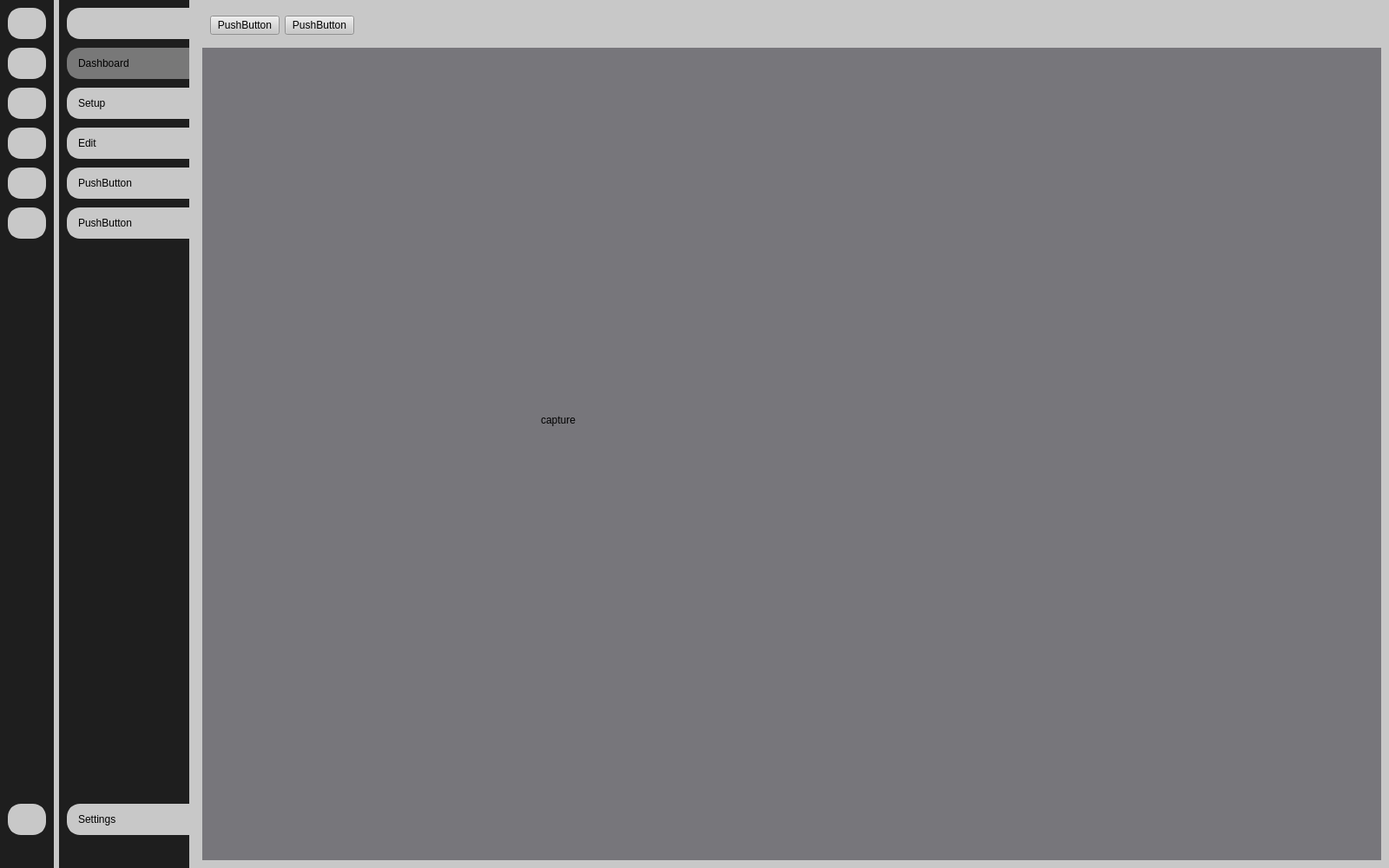
<?xml version="1.0" encoding="UTF-8"?>
<ui version="4.0">
 <class>MainWindow</class>
 <widget class="QMainWindow" name="MainWindow">
  <property name="geometry">
   <rect>
    <x>0</x>
    <y>0</y>
    <width>1600</width>
    <height>1000</height>
   </rect>
  </property>
  <property name="minimumSize">
   <size>
    <width>1600</width>
    <height>1000</height>
   </size>
  </property>
  <property name="windowTitle">
   <string>MainWindow</string>
  </property>
  <property name="styleSheet">
   <string notr="true">background-color: rgb(200, 200, 200);
</string>
  </property>
  <widget class="QWidget" name="centralwidget">
   <property name="styleSheet">
    <string notr="true"/>
   </property>
   <layout class="QGridLayout" name="gridLayout">
    <property name="leftMargin">
     <number>0</number>
    </property>
    <property name="topMargin">
     <number>0</number>
    </property>
    <property name="rightMargin">
     <number>0</number>
    </property>
    <property name="bottomMargin">
     <number>0</number>
    </property>
    <item row="0" column="0">
     <widget class="QWidget" name="sidebar_small" native="true">
      <property name="styleSheet">
       <string notr="true">QWidget{
	background-color: rgb(30, 30, 30);
}
QPushButton{
background-color: rgb(200, 200, 200);
color:white;
text-align:center;
height:30px;
border: 3px solid rgb(200, 200, 200);   
border-radius:15px;
padding-left:3px;
padding-right:3px;

}

QPushButton:hover {
    background: rgb(100, 100, 100);  /* původní barva &lt;span&gt; */
    border: 3px solid rgb(70,70, 70);
      /* aby se po přidání borderu nezvětšilo tlačítko */
}

/* Aktivní stav (klik) – mírně zesvětlíme okraj */
QPushButton:pressed {
    background-color:  rgb(120, 120, 120); 
    border: 3px solid  rgb(120, 120, 120); 

}

QPushButton:checked {
    background-color:  rgb(120, 120, 120); 
    border: 3px solid  rgb(120, 120, 120); 

}</string>
      </property>
      <layout class="QVBoxLayout" name="verticalLayout_3">
       <property name="spacing">
        <number>15</number>
       </property>
       <property name="leftMargin">
        <number>9</number>
       </property>
       <property name="topMargin">
        <number>9</number>
       </property>
       <property name="rightMargin">
        <number>9</number>
       </property>
       <property name="bottomMargin">
        <number>9</number>
       </property>
       <item>
        <layout class="QVBoxLayout" name="verticalLayout">
         <property name="spacing">
          <number>10</number>
         </property>
         <item>
          <widget class="QPushButton" name="pb_menu_small">
           <property name="styleSheet">
            <string notr="true">QPushButton{
background-color: rgb(200, 200, 200);
color:white;
text-align:center;
height:30px;
border: 3px solid rgb(200, 200, 200);   
border-radius:15px;

}

QPushButton:hover {
    background: rgb(100, 100, 100);  /* původní barva &lt;span&gt; */
    border: 3px solid rgb(70,70, 70);
      /* aby se po přidání borderu nezvětšilo tlačítko */
}

/* Aktivní stav (klik) – mírně zesvětlíme okraj */
QPushButton:pressed {
    background-color:  rgb(70, 70, 70); 
    border: 3px solid  rgb(70, 70, 70); 

}

QPushButton:checked {
    background-color:  rgb(200, 200, 200); 
    border: 3px solid  rgb(200, 200, 200); 

}</string>
           </property>
           <property name="text">
            <string/>
           </property>
           <property name="icon">
            <iconset resource="icons/icons.qrc">
             <normaloff>:/Icons/menu.png</normaloff>:/Icons/menu.png</iconset>
           </property>
           <property name="iconSize">
            <size>
             <width>25</width>
             <height>25</height>
            </size>
           </property>
           <property name="checkable">
            <bool>true</bool>
           </property>
          </widget>
         </item>
         <item>
          <widget class="QPushButton" name="pb_dashboard_small">
           <property name="text">
            <string/>
           </property>
           <property name="icon">
            <iconset resource="icons/icons.qrc">
             <normaloff>:/Icons/globe.png</normaloff>:/Icons/globe.png</iconset>
           </property>
           <property name="iconSize">
            <size>
             <width>25</width>
             <height>25</height>
            </size>
           </property>
           <property name="checkable">
            <bool>true</bool>
           </property>
           <property name="autoExclusive">
            <bool>true</bool>
           </property>
          </widget>
         </item>
         <item>
          <widget class="QPushButton" name="pb_setup_small">
           <property name="text">
            <string/>
           </property>
           <property name="icon">
            <iconset resource="icons/icons.qrc">
             <normaloff>:/Icons/circle-nodes.png</normaloff>:/Icons/circle-nodes.png</iconset>
           </property>
           <property name="iconSize">
            <size>
             <width>25</width>
             <height>25</height>
            </size>
           </property>
           <property name="checkable">
            <bool>true</bool>
           </property>
           <property name="autoExclusive">
            <bool>true</bool>
           </property>
          </widget>
         </item>
         <item>
          <widget class="QPushButton" name="pb_edit_small">
           <property name="text">
            <string/>
           </property>
           <property name="icon">
            <iconset resource="icons/icons.qrc">
             <normaloff>:/Icons/edit (1).png</normaloff>:/Icons/edit (1).png</iconset>
           </property>
           <property name="iconSize">
            <size>
             <width>25</width>
             <height>25</height>
            </size>
           </property>
           <property name="checkable">
            <bool>true</bool>
           </property>
           <property name="autoExclusive">
            <bool>true</bool>
           </property>
          </widget>
         </item>
         <item>
          <widget class="QPushButton" name="pb_capture_small">
           <property name="text">
            <string/>
           </property>
           <property name="icon">
            <iconset resource="icons/icons.qrc">
             <normaloff>:/Icons/camera.png</normaloff>:/Icons/camera.png</iconset>
           </property>
           <property name="iconSize">
            <size>
             <width>25</width>
             <height>25</height>
            </size>
           </property>
           <property name="checkable">
            <bool>true</bool>
           </property>
           <property name="autoExclusive">
            <bool>true</bool>
           </property>
          </widget>
         </item>
         <item>
          <widget class="QPushButton" name="pb_unknown1_small">
           <property name="text">
            <string/>
           </property>
           <property name="iconSize">
            <size>
             <width>25</width>
             <height>25</height>
            </size>
           </property>
           <property name="checkable">
            <bool>true</bool>
           </property>
           <property name="autoExclusive">
            <bool>true</bool>
           </property>
          </widget>
         </item>
        </layout>
       </item>
       <item>
        <spacer name="sidebar_spacer_expanded_2">
         <property name="orientation">
          <enum>Qt::Orientation::Vertical</enum>
         </property>
         <property name="sizeHint" stdset="0">
          <size>
           <width>20</width>
           <height>465</height>
          </size>
         </property>
        </spacer>
       </item>
       <item>
        <widget class="QPushButton" name="pb_settings_small">
         <property name="text">
          <string/>
         </property>
         <property name="icon">
          <iconset resource="icons/icons.qrc">
           <normaloff>:/Icons/settings.png</normaloff>:/Icons/settings.png</iconset>
         </property>
         <property name="iconSize">
          <size>
           <width>25</width>
           <height>25</height>
          </size>
         </property>
         <property name="checkable">
          <bool>true</bool>
         </property>
         <property name="autoExclusive">
          <bool>true</bool>
         </property>
        </widget>
       </item>
       <item>
        <widget class="QLabel" name="label_8">
         <property name="text">
          <string/>
         </property>
         <property name="pixmap">
          <pixmap resource="icons/icons.qrc">:/Icons/vutlogo.png</pixmap>
         </property>
        </widget>
       </item>
      </layout>
     </widget>
    </item>
    <item row="0" column="1">
     <widget class="QWidget" name="sidebar_expanded" native="true">
      <property name="minimumSize">
       <size>
        <width>150</width>
        <height>0</height>
       </size>
      </property>
      <property name="styleSheet">
       <string notr="true">QWidget{
	background-color: rgb(30, 30, 30);
}
QPushButton{
background-color: rgb(200, 200, 200);
color:black;
text-align:left;
height:30px;
border: 3px solid rgb(200, 200, 200);   
padding-left:10px;
border-top-left-radius:15px;
border-bottom-left-radius:15px;
}

QPushButton:hover {
    background: rgb(100, 100, 100);  /* původní barva &lt;span&gt; */
    border: 3px solid rgb(70,70, 70);
      /* aby se po přidání borderu nezvětšilo tlačítko */
}

/* Aktivní stav (klik) – mírně zesvětlíme okraj */
QPushButton:pressed {
    background-color:  rgb(120, 120, 120); 
    border: 3px solid  rgb(120, 120, 120); 

}

QPushButton:checked {
    background-color:  rgb(120, 120, 120); 
    border: 3px solid  rgb(120, 120, 120); 

}
</string>
      </property>
      <layout class="QVBoxLayout" name="verticalLayout_4">
       <property name="spacing">
        <number>15</number>
       </property>
       <property name="rightMargin">
        <number>0</number>
       </property>
       <item>
        <layout class="QVBoxLayout" name="verticalLayout_2">
         <property name="spacing">
          <number>10</number>
         </property>
         <item>
          <widget class="QPushButton" name="pb_menu_expanded">
           <property name="styleSheet">
            <string notr="true">QPushButton{
background-color: rgb(200, 200, 200);
color:white;
text-align:center;
height:30px;
border: 3px solid rgb(200, 200, 200);   
border-top-left-radius:15px;
border-bottom-left-radius:15px;

}

QPushButton:checked {
    background-color:  rgb(200, 200, 200); 
    border: 3px solid  rgb(200, 200, 200); 

}

QPushButton:hover {
    background: rgb(100, 100, 100);  /* původní barva &lt;span&gt; */
    border: 3px solid rgb(70,70, 70);
      /* aby se po přidání borderu nezvětšilo tlačítko */
}

/* Aktivní stav (klik) – mírně zesvětlíme okraj */
QPushButton:pressed {
    background-color:  rgb(70, 70, 70); 
    border: 3px solid  rgb(70, 70, 70); 

}
</string>
           </property>
           <property name="text">
            <string/>
           </property>
           <property name="icon">
            <iconset resource="icons/icons.qrc">
             <normaloff>:/Icons/menu.png</normaloff>:/Icons/menu.png</iconset>
           </property>
           <property name="iconSize">
            <size>
             <width>25</width>
             <height>25</height>
            </size>
           </property>
           <property name="checkable">
            <bool>true</bool>
           </property>
          </widget>
         </item>
         <item>
          <widget class="QPushButton" name="pb_dashboard_expanded">
           <property name="text">
            <string>Dashboard</string>
           </property>
           <property name="icon">
            <iconset resource="icons/icons.qrc">
             <normaloff>:/Icons/globe.png</normaloff>:/Icons/globe.png</iconset>
           </property>
           <property name="iconSize">
            <size>
             <width>25</width>
             <height>25</height>
            </size>
           </property>
           <property name="checkable">
            <bool>true</bool>
           </property>
           <property name="checked">
            <bool>true</bool>
           </property>
           <property name="autoExclusive">
            <bool>true</bool>
           </property>
          </widget>
         </item>
         <item>
          <widget class="QPushButton" name="pb_setup_expanded">
           <property name="text">
            <string>Setup</string>
           </property>
           <property name="icon">
            <iconset resource="icons/icons.qrc">
             <normaloff>:/Icons/circle-nodes.png</normaloff>:/Icons/circle-nodes.png</iconset>
           </property>
           <property name="iconSize">
            <size>
             <width>25</width>
             <height>25</height>
            </size>
           </property>
           <property name="checkable">
            <bool>true</bool>
           </property>
           <property name="autoExclusive">
            <bool>true</bool>
           </property>
          </widget>
         </item>
         <item>
          <widget class="QPushButton" name="pb_edit_expanded">
           <property name="text">
            <string>Edit</string>
           </property>
           <property name="icon">
            <iconset resource="icons/icons.qrc">
             <normaloff>:/Icons/edit (1).png</normaloff>:/Icons/edit (1).png</iconset>
           </property>
           <property name="iconSize">
            <size>
             <width>25</width>
             <height>25</height>
            </size>
           </property>
           <property name="checkable">
            <bool>true</bool>
           </property>
           <property name="autoExclusive">
            <bool>true</bool>
           </property>
          </widget>
         </item>
         <item>
          <widget class="QPushButton" name="pb_capture_expanded">
           <property name="text">
            <string>PushButton</string>
           </property>
           <property name="icon">
            <iconset resource="icons/icons.qrc">
             <normaloff>:/Icons/camera.png</normaloff>:/Icons/camera.png</iconset>
           </property>
           <property name="iconSize">
            <size>
             <width>25</width>
             <height>25</height>
            </size>
           </property>
           <property name="checkable">
            <bool>true</bool>
           </property>
           <property name="autoExclusive">
            <bool>true</bool>
           </property>
          </widget>
         </item>
         <item>
          <widget class="QPushButton" name="pb_unknown1_expanded">
           <property name="text">
            <string>PushButton</string>
           </property>
           <property name="iconSize">
            <size>
             <width>25</width>
             <height>25</height>
            </size>
           </property>
           <property name="checkable">
            <bool>true</bool>
           </property>
           <property name="autoExclusive">
            <bool>true</bool>
           </property>
          </widget>
         </item>
        </layout>
       </item>
       <item>
        <spacer name="sidebar_spacer_expanded">
         <property name="orientation">
          <enum>Qt::Orientation::Vertical</enum>
         </property>
         <property name="sizeHint" stdset="0">
          <size>
           <width>20</width>
           <height>465</height>
          </size>
         </property>
        </spacer>
       </item>
       <item>
        <widget class="QPushButton" name="pb_settings_expanded">
         <property name="text">
          <string>Settings</string>
         </property>
         <property name="icon">
          <iconset resource="icons/icons.qrc">
           <normaloff>:/Icons/settings.png</normaloff>:/Icons/settings.png</iconset>
         </property>
         <property name="iconSize">
          <size>
           <width>25</width>
           <height>25</height>
          </size>
         </property>
         <property name="checkable">
          <bool>true</bool>
         </property>
         <property name="autoExclusive">
          <bool>true</bool>
         </property>
        </widget>
       </item>
       <item>
        <widget class="QLabel" name="label_7">
         <property name="text">
          <string/>
         </property>
         <property name="pixmap">
          <pixmap resource="icons/icons.qrc">:/Icons/uailogofull.png</pixmap>
         </property>
        </widget>
       </item>
      </layout>
     </widget>
    </item>
    <item row="0" column="2">
     <widget class="QWidget" name="main_okno" native="true">
      <layout class="QVBoxLayout" name="verticalLayout_5">
       <item>
        <widget class="QWidget" name="top_bar" native="true">
         <layout class="QHBoxLayout" name="horizontalLayout">
          <item>
           <widget class="QPushButton" name="pushButton_13">
            <property name="text">
             <string>PushButton</string>
            </property>
            <property name="checkable">
             <bool>true</bool>
            </property>
           </widget>
          </item>
          <item>
           <widget class="QPushButton" name="pushButton_14">
            <property name="text">
             <string>PushButton</string>
            </property>
           </widget>
          </item>
          <item>
           <spacer name="horizontalSpacer">
            <property name="orientation">
             <enum>Qt::Orientation::Horizontal</enum>
            </property>
            <property name="sizeHint" stdset="0">
             <size>
              <width>40</width>
              <height>20</height>
             </size>
            </property>
           </spacer>
          </item>
         </layout>
        </widget>
       </item>
       <item>
        <widget class="QStackedWidget" name="stackedWidget">
         <property name="styleSheet">
          <string notr="true">background-color: rgb(119, 118, 123);</string>
         </property>
         <property name="currentIndex">
          <number>0</number>
         </property>
         <widget class="QWidget" name="capture">
          <widget class="QLabel" name="label_6">
           <property name="geometry">
            <rect>
             <x>390</x>
             <y>420</y>
             <width>67</width>
             <height>17</height>
            </rect>
           </property>
           <property name="text">
            <string>capture</string>
           </property>
          </widget>
         </widget>
         <widget class="QWidget" name="setup">
          <widget class="QLabel" name="label_3">
           <property name="geometry">
            <rect>
             <x>300</x>
             <y>450</y>
             <width>67</width>
             <height>17</height>
            </rect>
           </property>
           <property name="text">
            <string>setup</string>
           </property>
          </widget>
         </widget>
         <widget class="QWidget" name="dashboard">
          <widget class="QLabel" name="label_5">
           <property name="geometry">
            <rect>
             <x>270</x>
             <y>470</y>
             <width>67</width>
             <height>17</height>
            </rect>
           </property>
           <property name="text">
            <string>dashboards</string>
           </property>
          </widget>
         </widget>
         <widget class="QWidget" name="settings">
          <widget class="QLabel" name="label_2">
           <property name="geometry">
            <rect>
             <x>290</x>
             <y>460</y>
             <width>67</width>
             <height>17</height>
            </rect>
           </property>
           <property name="text">
            <string>settings</string>
           </property>
          </widget>
         </widget>
         <widget class="QWidget" name="edit">
          <widget class="QLabel" name="label_4">
           <property name="geometry">
            <rect>
             <x>410</x>
             <y>410</y>
             <width>67</width>
             <height>17</height>
            </rect>
           </property>
           <property name="text">
            <string>edit</string>
           </property>
          </widget>
         </widget>
         <widget class="QWidget" name="none">
          <widget class="QLabel" name="label">
           <property name="geometry">
            <rect>
             <x>330</x>
             <y>346</y>
             <width>141</width>
             <height>81</height>
            </rect>
           </property>
           <property name="text">
            <string>None</string>
           </property>
          </widget>
         </widget>
        </widget>
       </item>
      </layout>
     </widget>
    </item>
   </layout>
  </widget>
 </widget>
 <resources>
  <include location="icons/icons.qrc"/>
 </resources>
 <connections>
  <connection>
   <sender>pb_unknown1_expanded</sender>
   <signal>toggled(bool)</signal>
   <receiver>pb_unknown1_small</receiver>
   <slot>setChecked(bool)</slot>
   <hints>
    <hint type="sourcelabel">
     <x>100</x>
     <y>255</y>
    </hint>
    <hint type="destinationlabel">
     <x>38</x>
     <y>258</y>
    </hint>
   </hints>
  </connection>
  <connection>
   <sender>pb_capture_expanded</sender>
   <signal>toggled(bool)</signal>
   <receiver>pb_capture_small</receiver>
   <slot>setChecked(bool)</slot>
   <hints>
    <hint type="sourcelabel">
     <x>126</x>
     <y>212</y>
    </hint>
    <hint type="destinationlabel">
     <x>22</x>
     <y>211</y>
    </hint>
   </hints>
  </connection>
  <connection>
   <sender>pb_edit_expanded</sender>
   <signal>toggled(bool)</signal>
   <receiver>pb_edit_small</receiver>
   <slot>setChecked(bool)</slot>
   <hints>
    <hint type="sourcelabel">
     <x>111</x>
     <y>167</y>
    </hint>
    <hint type="destinationlabel">
     <x>15</x>
     <y>163</y>
    </hint>
   </hints>
  </connection>
  <connection>
   <sender>pb_setup_expanded</sender>
   <signal>toggled(bool)</signal>
   <receiver>pb_setup_small</receiver>
   <slot>setChecked(bool)</slot>
   <hints>
    <hint type="sourcelabel">
     <x>144</x>
     <y>129</y>
    </hint>
    <hint type="destinationlabel">
     <x>23</x>
     <y>125</y>
    </hint>
   </hints>
  </connection>
  <connection>
   <sender>pb_dashboard_expanded</sender>
   <signal>toggled(bool)</signal>
   <receiver>pb_dashboard_small</receiver>
   <slot>setChecked(bool)</slot>
   <hints>
    <hint type="sourcelabel">
     <x>154</x>
     <y>78</y>
    </hint>
    <hint type="destinationlabel">
     <x>26</x>
     <y>77</y>
    </hint>
   </hints>
  </connection>
  <connection>
   <sender>pb_menu_expanded</sender>
   <signal>toggled(bool)</signal>
   <receiver>pb_menu_small</receiver>
   <slot>setChecked(bool)</slot>
   <hints>
    <hint type="sourcelabel">
     <x>156</x>
     <y>41</y>
    </hint>
    <hint type="destinationlabel">
     <x>32</x>
     <y>28</y>
    </hint>
   </hints>
  </connection>
  <connection>
   <sender>pb_unknown1_small</sender>
   <signal>toggled(bool)</signal>
   <receiver>pb_unknown1_expanded</receiver>
   <slot>setChecked(bool)</slot>
   <hints>
    <hint type="sourcelabel">
     <x>31</x>
     <y>267</y>
    </hint>
    <hint type="destinationlabel">
     <x>112</x>
     <y>269</y>
    </hint>
   </hints>
  </connection>
  <connection>
   <sender>pb_capture_small</sender>
   <signal>toggled(bool)</signal>
   <receiver>pb_capture_expanded</receiver>
   <slot>setChecked(bool)</slot>
   <hints>
    <hint type="sourcelabel">
     <x>34</x>
     <y>221</y>
    </hint>
    <hint type="destinationlabel">
     <x>148</x>
     <y>227</y>
    </hint>
   </hints>
  </connection>
  <connection>
   <sender>pb_edit_small</sender>
   <signal>toggled(bool)</signal>
   <receiver>pb_edit_expanded</receiver>
   <slot>setChecked(bool)</slot>
   <hints>
    <hint type="sourcelabel">
     <x>22</x>
     <y>173</y>
    </hint>
    <hint type="destinationlabel">
     <x>139</x>
     <y>173</y>
    </hint>
   </hints>
  </connection>
  <connection>
   <sender>pb_setup_small</sender>
   <signal>toggled(bool)</signal>
   <receiver>pb_setup_expanded</receiver>
   <slot>setChecked(bool)</slot>
   <hints>
    <hint type="sourcelabel">
     <x>34</x>
     <y>129</y>
    </hint>
    <hint type="destinationlabel">
     <x>154</x>
     <y>114</y>
    </hint>
   </hints>
  </connection>
  <connection>
   <sender>pb_dashboard_small</sender>
   <signal>toggled(bool)</signal>
   <receiver>pb_dashboard_expanded</receiver>
   <slot>setChecked(bool)</slot>
   <hints>
    <hint type="sourcelabel">
     <x>28</x>
     <y>83</y>
    </hint>
    <hint type="destinationlabel">
     <x>126</x>
     <y>81</y>
    </hint>
   </hints>
  </connection>
  <connection>
   <sender>pb_menu_small</sender>
   <signal>toggled(bool)</signal>
   <receiver>pb_menu_expanded</receiver>
   <slot>setChecked(bool)</slot>
   <hints>
    <hint type="sourcelabel">
     <x>42</x>
     <y>43</y>
    </hint>
    <hint type="destinationlabel">
     <x>134</x>
     <y>41</y>
    </hint>
   </hints>
  </connection>
  <connection>
   <sender>pb_menu_expanded</sender>
   <signal>toggled(bool)</signal>
   <receiver>sidebar_small</receiver>
   <slot>setHidden(bool)</slot>
   <hints>
    <hint type="sourcelabel">
     <x>181</x>
     <y>21</y>
    </hint>
    <hint type="destinationlabel">
     <x>32</x>
     <y>409</y>
    </hint>
   </hints>
  </connection>
  <connection>
   <sender>pb_menu_expanded</sender>
   <signal>toggled(bool)</signal>
   <receiver>sidebar_expanded</receiver>
   <slot>setVisible(bool)</slot>
   <hints>
    <hint type="sourcelabel">
     <x>213</x>
     <y>37</y>
    </hint>
    <hint type="destinationlabel">
     <x>207</x>
     <y>375</y>
    </hint>
   </hints>
  </connection>
  <connection>
   <sender>pb_settings_expanded</sender>
   <signal>toggled(bool)</signal>
   <receiver>pb_settings_small</receiver>
   <slot>setChecked(bool)</slot>
   <hints>
    <hint type="sourcelabel">
     <x>123</x>
     <y>973</y>
    </hint>
    <hint type="destinationlabel">
     <x>30</x>
     <y>973</y>
    </hint>
   </hints>
  </connection>
  <connection>
   <sender>pb_settings_small</sender>
   <signal>toggled(bool)</signal>
   <receiver>pb_settings_expanded</receiver>
   <slot>setChecked(bool)</slot>
   <hints>
    <hint type="sourcelabel">
     <x>49</x>
     <y>982</y>
    </hint>
    <hint type="destinationlabel">
     <x>116</x>
     <y>982</y>
    </hint>
   </hints>
  </connection>
 </connections>
</ui>
